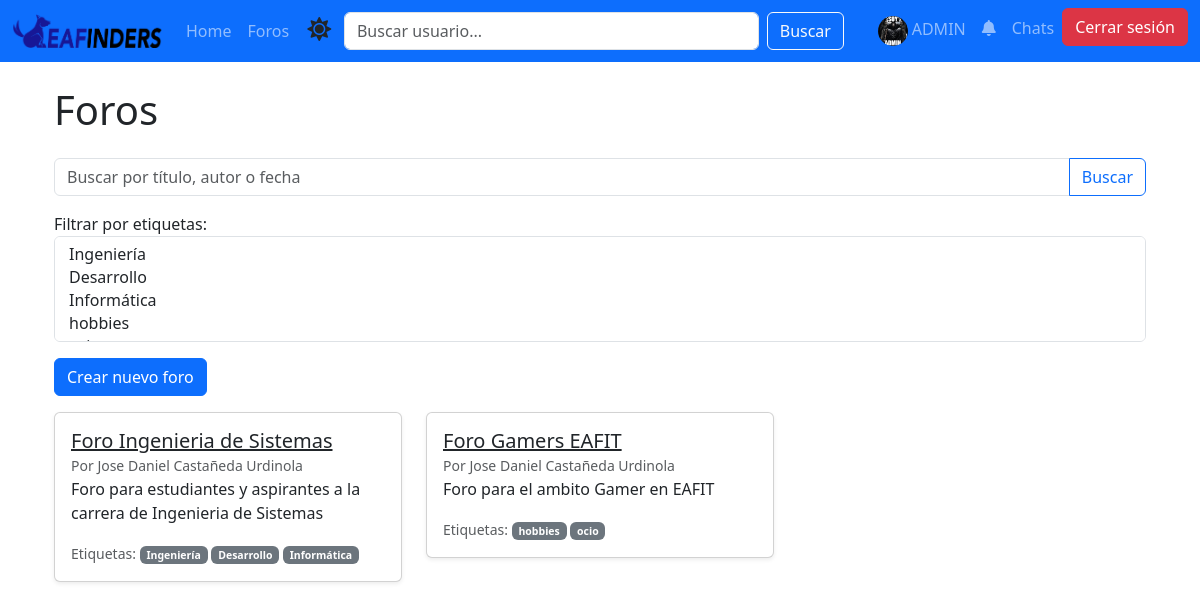
/foros/ (signed in), run on the app's committed database.
### App/models.py (models this page shows, shortened)
class Usuario(AbstractBaseUser, PermissionsMixin):
    nombres = models.CharField(max_length=100)
    apellidos = models.CharField(max_length=100)
    email_institucional = models.EmailField(
        unique=True,
        validators=[RegexValidator(regex=r'^[\w\.-]+@eafit\.edu\.co$', message="El correo debe terminar en @eafit.edu.co")]
    )
    password = models.CharField(max_length=128)
    foto_perfil = models.ImageField(upload_to='perfil_fotos/', blank=True, null=True)
    biografia = models.TextField(blank=True, null=True)
    carrera = models.CharField(max_length=100, blank=True, null=True)
    semestre = models.IntegerField(blank=True, null=True)
    is_active = models.BooleanField(default=True)
    is_staff = models.BooleanField(default=False)
    date_joined = models.DateTimeField(auto_now_add=True)
    objects = UsuarioManager()
    USERNAME_FIELD = 'email_institucional'
    REQUIRED_FIELDS = ['nombres', 'apellidos']

class Foro(models.Model):
    titulo = models.CharField(max_length=255)
    descripcion = models.TextField()
    creador = models.ForeignKey(Usuario, on_delete=models.CASCADE)
    fecha_creacion = models.DateTimeField(auto_now_add=True)
    foto_foro = models.ImageField(upload_to='foros_media/', blank=True, null=True)
    likes = models.ManyToManyField(Usuario, related_name='foros_likes', blank=True)
    etiquetas = models.ManyToManyField(Etiqueta, related_name='foros', blank=True)  # Nuevo campo de etiquetas

class Etiqueta(models.Model):
    nombre = models.CharField(max_length=50, unique=True)  # Nombre de la etiqueta

### App/views.py (the view, shortened to what this page needs)
# urls.py: path('foros/', views.lista_foros, name='lista_foros'),
def lista_foros(request):
    query = request.GET.get('q')  # Obtener la consulta de búsqueda
    etiquetas_ids = request.GET.getlist('etiquetas')  # Obtener múltiples etiquetas seleccionadas
    foros = Foro.objects.all()  # Obtener todos los foros inicialmente
    if etiquetas_ids:
        etiquetas_q = Q()
        for etiqueta_id in etiquetas_ids:
            etiquetas_q |= Q(etiquetas__id=etiqueta_id)
        foros = foros.filter(etiquetas_q).distinct()
    etiquetas = Etiqueta.objects.all()
    return render(request, 'lista_foros.html', {'foros': foros, 'etiquetas': etiquetas})

### App/context_processors.py (called while the page is built)
def notificaciones(request):
    if request.user.is_authenticated:
        solicitudes_pendientes = Amistad.objects.filter(
            user2=request.user,
            estado='pendiente'
        ).count()
        return {
            'solicitudes_pendientes': solicitudes_pendientes,
        }
    return {}

### App/Templates/lista_foros.html (shortened to what this page needs)
{% extends 'Template.html' %}
{% load static %}
{% block content %}
<div class="container my-4">
    <h1 class="mb-4">Foros</h1>
    <form method="GET" action="" class="mb-3" id="search-form">
        <div class="input-group">
            <input type="text" id="search-input" name="q" class="form-control" placeholder="Buscar por título, autor o fecha" value="{{ request.GET.q }}">
            <button class="btn btn-outline-primary" type="submit">Buscar</button>
        </div>
        <div class="mt-3">
            <label for="etiquetas">Filtrar por etiquetas:</label>
            <select id="filter-select" name="etiquetas" class="form-select" multiple>
                {% for etiqueta in etiquetas %}
                    <option value="{{ etiqueta.id }}" {% if etiqueta.id|stringformat:"s" in etiquetas_lista %}selected{% endif %}>
                    </option>
                {% endfor %}
            </select>
        </div>
    </form>
    <a href="{% url 'crear_foro' %}" class="btn btn-primary mb-3">Crear nuevo foro</a>
    <div class="row">
        {% if foros %}
            {% for foro in foros %}
                <div class="col-md-4 mb-4">
                    <div class="card shadow-sm dark-card">
                        <div class="card-body dark-card-body">
                            <h5 class="card-title mb-0">
                                <a href="{% url 'detalle_foro' foro.id %}" class="text-dark dark-text">{{ foro.titulo }}</a>
                            </h5>
                            <small class="text-muted dark-muted">Por {{ foro.creador.nombres }} {{ foro.creador.apellidos }}</small>
                            <p class="card-text dark-text">{{ foro.descripcion|truncatewords:20 }}</p>
                            <small class="text-muted dark-muted">Etiquetas:
                                {% for etiqueta in foro.etiquetas.all %}
                                    <span class="badge bg-secondary">{{ etiqueta.nombre }}</span>
                                {% endfor %}
                            </small>
                        </div>
                    </div>
                </div>
            {% endfor %}
        {% else %}
            <p>No se encontraron foros.</p>
        {% endif %}
    </div>
</div>
{% endblock %}

### App/Templates/Template.html (shortened to what this page needs)
<!DOCTYPE HTML>
<html lang="es">
<head>
    <link rel="stylesheet" href="https://cdnjs.cloudflare.com/ajax/libs/font-awesome/5.15.4/css/all.min.css">
    <link href="https://cdn.jsdelivr.net/npm/bootstrap@5.3.3/dist/css/bootstrap.min.css" rel="stylesheet">
    {% load static %}
    <link href="{% static 'styles.css' %}" rel="stylesheet">
</head>
<body>
    {% load static %}
    <nav class="navbar navbar-expand-lg navbar-dark bg-primary">
        <div class="container-fluid d-flex justify-content-between align-items-center">
            <a class="navbar-brand d-flex align-items-center" href="{% url 'home' %}">
                <img src="{% static 'logo.png' %}" alt="Logo" style="max-width: 150px; height: auto;">
            </a>
            <div class="collapse navbar-collapse justify-content-between align-items-center" id="navbarNav">
                <ul class="navbar-nav">
                    <li class="nav-item">
                        <a class="nav-link" href="{% url 'home' %}">Home</a>
                    </li>
                    <li class="nav-item">
                        <a class="nav-link" href="{% url 'lista_foros' %}">Foros</a>
                    </li>
                    <li class="nav-item">
                        <span id="dark-mode-toggle">
                            <i class="fas fa-sun" id="toggle-icon"></i>
                        </span>
                    </li>
                </ul>
                <form class="d-flex search-bar mx-auto" style="max-width: 500px; width: 100%;" method="GET" action="{% url 'buscar_usuarios' %}">
                    <input class="form-control me-2" type="search" name="query" placeholder="Buscar usuario..." aria-label="Search" required>
                    <button class="btn btn-outline-light" type="submit">Buscar</button>
                </form>
                <ul class="navbar-nav ms-auto">
                    {% if user.is_authenticated %}
                        <li class="nav-item">
                            <a class="nav-link" href="{% url 'Cuenta' %}">
                                {% if user.foto_perfil %}
                                    <img src="{{ user.foto_perfil.url }}" alt="Foto de perfil" class="profile-pic-navbar">
                                {% else %}
                                    <img src="{% static 'default_profile.jpg' %}" alt="Foto de perfil" class="profile-pic-navbar">
                                {% endif %}
                                {{ user.nombres }}
                            </a>
                        </li>
                        <li class="nav-item">
                            <a class="nav-link position-relative" href="{% url 'Notificaciones' %}">
                                <i class="fas fa-bell"></i>
                            </a>
                        </li>
                        <li class="nav-item">
                            <a class="nav-link" href="{% url 'lista_conversaciones' %}">Chats</a>
                        </li>
                        <li class="nav-item">
                            <button class="btn btn-danger" id="logout-btn">Cerrar sesión</button>
                        </li>
                    {% endif %}
                </ul>
            </div>
        </div>
    </nav>
    <div class="container mt-4">
        {% block content %}
        {% endblock %}
    </div>
</body>
</html>

### App/static/styles.css (style rules this page uses)
.profile-pic-navbar { width: 30px; height: 30px; object-fit: cover; border-radius: 50%; }

### App/Templates/Template.html (style rules this page uses)
.profile-pic-navbar { width: 30px; height: 30px; border-radius: 50%; }
#dark-mode-toggle { cursor: pointer; background: none; border: none; padding: 0; color: inherit; font-size: 1.5rem; margin-left: 10px; }

### data on the page
Usuario: foto_perfil (picture), nombres "ADMIN"
Foro: titulo "Foro Ingenieria de Sistemas", creador.nombres "Jose Daniel", creador.apellidos "Castañeda Urdinola", descripcion "Foro para estudiantes y aspirantes a la carrera de Ingenieria de Sistemas"
Etiqueta: {{ etiqueta.id }} 1 (drawn), nombre "Ingeniería"
Etiqueta: {{ etiqueta.id }} 2 (drawn), nombre "Desarrollo"
Etiqueta: {{ etiqueta.id }} 3 (drawn), nombre "Informática"
Foro: titulo "Foro Gamers EAFIT", creador.nombres "Jose Daniel", creador.apellidos "Castañeda Urdinola", descripcion "Foro para el ambito Gamer en EAFIT"
Etiqueta: {{ etiqueta.id }} 4 (drawn), nombre "hobbies"
Etiqueta: {{ etiqueta.id }} 5 (drawn), nombre "ocio"
